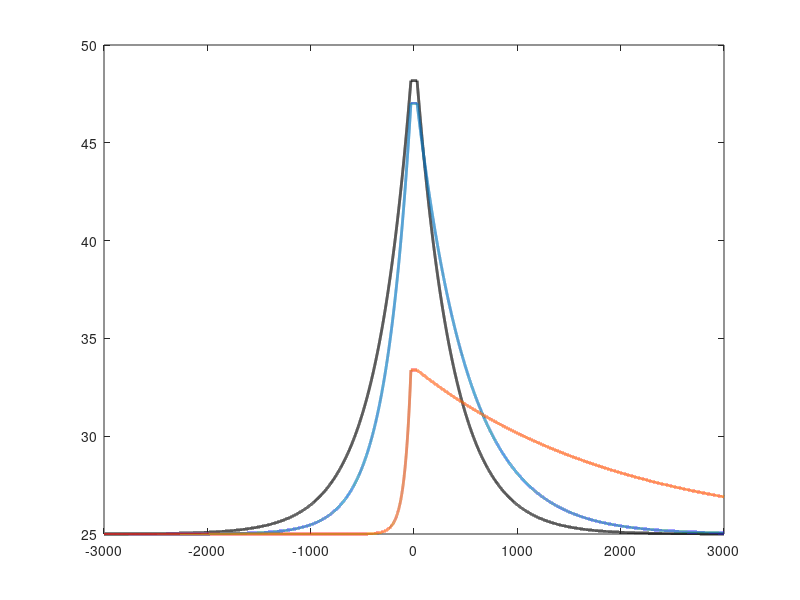

The MATLAB script that drew this image: (Note: this script raises an error after producing the figure.)
% Script by: Kithmin Wickremasinghe, 2022
% kithminr@ece.ubc.ca
  
% This script is used to model the principles of a non-intrusive calorimetric 
% flow rate sensor built on the ANT SoI process. 

% Acknowledgements - Samantha M. Grist (Calc_Dimensionless_ANT.m)

% Reference - Ahmed Tashfin Iftekhar, Jenny Che-Ting Ho, Axel Mellinger, and 
% Tolga Kaya , "3D modeling and characterization of a calorimetric flow rate 
% sensor for sweat rate sensing applications", Journal of Applied Physics 121, 
% 094505 (2017)s

clc;
close all;
clear all;

%%%%%%%%%%%%%%%%%%%%%%%%%%%%%%%%%%%%%%%%%%%%%%%%%%%%%%%%%%%%%%%%%%%%%%%%%%%%%%%%

% Constants
rho = 997;      % Density of water (kg/m^3)
Cp = 4184;      % Specific heat capacity of water (J/kg*K)
lf = 0.598;     % Thermal conductivity of water (W/m*K)
kSiO2 = 1.1;      % Thermal conductivity of SiO2 (W/m*K)
aFl = lf/(rho*Cp);  % Thermal diffusivity of water (m^2/s)
v_kin = 1.0023e-6;  % kinematic viscosity of water (m^2/s)
T_ambient = 25; % Ambient temperature (C)
T_initial = 20; % Initial temperature of fluid (C)

% ANT Process parameters
PECVD_Oxide = (2.2+0.3)*1e-6;
TiW_Heater_h = 200e-9;
TiW_Heater_Rs = 3.04; % (Ohm/square) - R = Rs*L/W
TiW_Heater_L = 580e-6; % (m)
TiW_Heater_W = 3e-6; % (m)
TiW_Heater_R = TiW_Heater_Rs*TiW_Heater_L/TiW_Heater_W; % (Ohm)
Voltage = 1; % (V)
P = Voltage^2/TiW_Heater_R;     % Constant heater power - V^2/R (W)
fprintf('The constant heater power is %f mW.\n',P*1e3);

% Sensor parameters
bh = 80e-6;     % Width of the heater (m)
dm = 100e-9;    % Thickness of PECVD SiO2 cladding layer (m)
lh = 60e-6;     % Length of heater (m)
lu = 2000e-6;     % Distance from heater to upstream sensor (m)
ld = lu;     % Distance from heater to downstream sensor (m)
Ws = 22e-6;     % Sensor width, perpendicular to flow (m)
L = 220e-9;     % Sensor height, along flow direction (m)
RangeL = 10;
RangeU = 80;

% Channel parameters
Wc = 1200e-6;    % channel width (m)
h = 500e-6;     % channel height (m)
Dh = 4*Wc*h/(2*(Wc+h)); % channel hydraulic diameter (m)
dx = 1e-7;
lX = 3000e-6; 

k = 0.5+kSiO2*dm/(lf*h); % Dimensionless factor (we can set it to 1/2)
fprintf('The dimensionless factor is %f.\n',k);

c = 60/1e-9;    % Conversion factor from (m^3/s) to (uL/min)
cx = 1e-9/60;   % Conversion factor from (uL/min) to (m^3/s) 

% Simulation parameters
Q1 = 0;         % Fluid flow rate (uL/min)
Q2 = 10;        % Fluid flow rate (uL/min)
Q3 = 80;        % Fluid flow rate (uL/min)

% Conversion for simulation
v1 = Q1*cx/(Wc*h); % Average linear fluid velocity in channel (m/s)
Re = v1*Dh/v_kin; % Reynolds Number
disp(['v1 = ', num2str(v1*1e3), ' mm/s; Re = ', num2str(Re)]);
v2 = Q2*cx/(Wc*h); % Average linear fluid velocity in channel (m/s)
Re = v2*Dh/v_kin; % Reynolds Number
disp(['v2 = ', num2str(v2*1e3), ' mm/s; Re = ', num2str(Re)]);
v3 = Q3*cx/(Wc*h); % Average linear fluid velocity in channel (m/s)
Re = v3*Dh/v_kin; % Reynolds Number
disp(['v3 = ', num2str(v3*1e3), ' mm/s; Re = ', num2str(Re)]);

% Flow with reynolds number (Re)
% i)   Re < 2000: Laminar flow
% ii)  2000 < Re < 4000: Transition Flow
% iii) Re > 4000: Turbulent flow

%%

% The heat distribution along the heater length was assumed to be uniform 
% and constant (not a good assumption), which in real case is dynamic in nature.

% We have 3 cases;
% i)   For when x< -lh/2
% ii)  For when -lh/2 <= x <= lh/2
% iii) For when x > lh/2
x_u = -lX:dx:-lh/2;
x_h = -lh/2:dx:+lh/2;
x_d = +lh/2:dx:lX;

% The heater temperature T0 can be calculated for constant heat power P
T0 = P./(lf*bh*(lh/h+sqrt(4*k + (v1.^2*h^2)/(4*aFl^2))));
fprintf('The heater temperature for Q1 is %f.\n',T0+T_ambient);

% The eigenvalues (1/m) of the second order diff. equation solution are given by
gamma_1 = (v1 + sqrt(v1.^2 + (16*(aFl^2)*(k))/h^2))/(4*aFl*k); % (1/m)
gamma_2 = (v1 - sqrt(v1.^2 + (16*(aFl^2)*(k))/h^2))/(4*aFl*k); % (1/m)

% The temperature distribution for each of the above cases is given by
T_d = T0.*(exp(gamma_2*(x_d-lh/2)));
T_h = T0.*ones(1,length(x_h));
T_u = T0.*(exp(gamma_1*(x_u+lh/2)));

%Plot the temperature distribution for different flow rates
figure;
X = [x_u x_h x_d];
T = [T_u T_h T_d];
plot(X*1e6,T+T_ambient,'LineWidth',2,'Color','k');
hold on;

%%%%%%%%%%%%%%

% The heater temperature T0 can be calculated for constant heat power P
T0 = P./(lf*bh*(lh/h+sqrt(4*k + (v2.^2*h^2)/(4*aFl^2))));
fprintf('The heater temperature for Q2 is %f.\n',T0+T_ambient);

% The eigenvalues (1/m) of the second order diff. equation solution are given by
gamma_1 = (v2 + sqrt(v2.^2 + (16*(aFl^2)*(k))/h^2))/(4*aFl*k); % (1/m)
gamma_2 = (v2 - sqrt(v2.^2 + (16*(aFl^2)*(k))/h^2))/(4*aFl*k); % (1/m)

% The temperature distribution for each of the above cases is given by
T_d = T0.*(exp(gamma_2*(x_d-lh/2))); 
T_h = T0.*ones(1,length(x_h));
T_u = T0.*(exp(gamma_1*(x_u+lh/2)));

%Plot the temperature distribution for different flow rates
X = [x_u x_h x_d];
T = [T_u T_h T_d];
plot(X*1e6,T+T_ambient,'LineWidth',2,'Color',[0 0.4470 0.7410]);
hold on;

%%%%%%%%%%%%%%

% The heater temperature T0 can be calculated for constant heat power P
T0 = P./(lf*bh*(lh/h+sqrt(4*k + (v3.^2*h^2)/(4*aFl^2))));
fprintf('The heater temperature for Q3 is %f.\n',T0+T_ambient);

% The eigenvalues (1/m) of the second order diff. equation solution are given by
gamma_1 = (v3 + sqrt(v3.^2 + (16*(aFl^2)*(k))/h^2))/(4*aFl*k); % (1/m)
gamma_2 = (v3 - sqrt(v3.^2 + (16*(aFl^2)*(k))/h^2))/(4*aFl*k); % (1/m)

% The temperature distribution for each of the above cases is given by
T_d = T0.*(exp(gamma_2*(x_d-lh/2)));
T_h = T0.*ones(1,length(x_h));
T_u = T0.*(exp(gamma_1*(x_u+lh/2)));

%Plot the temperature distribution for different flow rates
X = [x_u x_h x_d];
T = [T_u T_h T_d];
plot(X*1e6,T+T_ambient,'LineWidth',2,'Color',[0.8500 0.3250 0.0980]);
xline(-lu*1e6,'k-','Upstream','LineWidth',2);
xline(ld*1e6,'k-','Downstream','LineWidth',2);
xlabel('Displacement (\mum)','FontSize',12);
ylabel('T (degC)', 'FontSize', 15);
legend('Q = 0 \muL/min', 'Q = 10 \muL/min', 'Q = 80 \muL/min');
grid on;
saveas(gcf,'1.jpg');

%%
%Considering the range 
%Considering the range 
Q = 0.1:0.1:3000;
v = Q*cx/(Wc*h);

% The heater temperature T0 can be calculated for constant heat power P
T0 = P./(lf*bh*(lh/h+sqrt(4*k + (v.^2*h^2)/(4*aFl^2))));

% The eigenvalues (1/m) of the second order diff. equation solution are given by
gamma_1 = (v + sqrt(v.^2 + (16*(aFl^2)*(k))/h^2))/(4*aFl*k); % (1/m)
gamma_2 = (v - sqrt(v.^2 + (16*(aFl^2)*(k))/h^2))/(4*aFl*k); % (1/m)

% Finally, temperature difference between the two sensors can be calculated as
deltaT = -T0.*((exp(gamma_2.*(ld-lh/2))) - (exp(gamma_1.*(-lu+lh/2))));

figure;
semilogx(Q,T0+T_ambient,'r-','LineWidth', 2);
xline(RangeL,'k-','Range - 10 \muL/min','LineWidth',2);
xline(RangeU,'k-','Range - 80 \muL/min','LineWidth',2);
xlabel('Flow Rate (\muL/min)','FontSize',12);
ylabel('Heater T (degC)', 'FontSize', 15);
grid on;
saveas(gcf,'2.jpg');

figure;
semilogx(Q,deltaT,'r-','LineWidth', 2);
hold on;
xline(RangeL,'k-','Range - 10 \muL/min','LineWidth',2);
xline(RangeU,'k-','Range - 80 \muL/min','LineWidth',2);
xlabel('Flow Rate (\muL/min)','FontSize',12);
ylabel('\Delta T (degC)', 'FontSize', 15);
grid on;
saveas(gcf,'3.jpg');

%%

% Optical Temperature Measurement

% Ring Resonators
